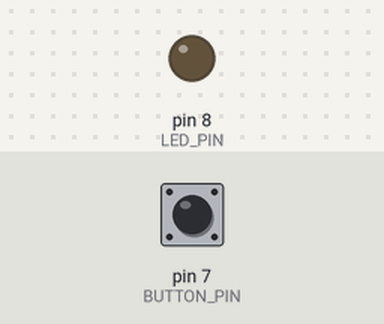
Simulated run of this sketch. Board: Arduino Uno, built with avr-gcc and run on an emulated ATmega328P. Shown: output pins drawn as LEDs (lit = HIGH). The inputs (shaded band) are chosen by the test bench; at power-on: pin 7 (BUTTON_PIN) HIGH.

Above: at 1.2 s.
1.3 s: pin 7 (BUTTON_PIN) pulled LOW for 0.15 s
At 2.2 s:
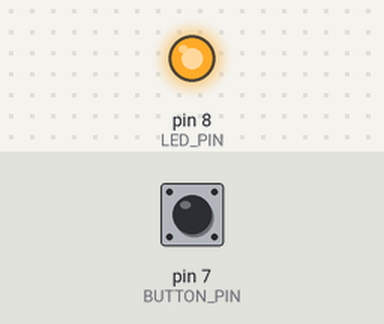
2.9 s: pin 7 (BUTTON_PIN) pulled LOW for 1 s
At 3.4 s:
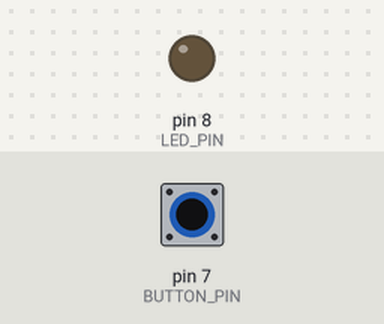
5.4 s: pin 7 (BUTTON_PIN) pulled LOW for 3.2 s
At 6.5 s:
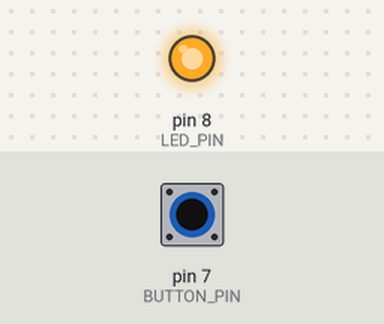
Timing chart, 0 to 8.4 s (numbered marks = the images above; inputs shaded):
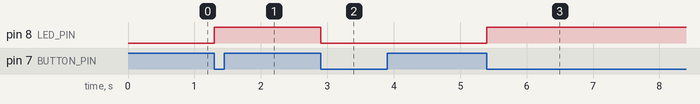

The sketch:

apasare_buton.ino
```cpp
#define LED_PIN 8
#define BUTTON_PIN 7

byte lastButtonState;
byte ledState = LOW;
unsigned long lastTimeButtonChanged = 0;
unsigned long debounceDuration = 50;

void setup() {
  // Initialize the LED pin as an output
  pinMode(LED_PIN, OUTPUT);
  // Initialize the button pin as an input
  pinMode(BUTTON_PIN, INPUT);
  lastButtonState = digitalRead(BUTTON_PIN);
}

void loop() {
  unsigned long currentTime = millis();
  if (currentTime - lastTimeButtonChanged >= debounceDuration) {
    byte buttonState = digitalRead(BUTTON_PIN);
    if (buttonState != lastButtonState) {
      lastTimeButtonChanged = currentTime;
      lastButtonState = buttonState;
      if (buttonState == LOW) {
        ledState = (ledState == HIGH) ? LOW : HIGH;
        digitalWrite(LED_PIN, ledState);
      }
    }
  }
}
```

Measured:
- after the input at 1.3 s, pin 8 (LED_PIN): LOW → HIGH at once
- after the input at 2.9 s, pin 8 (LED_PIN): HIGH → LOW at once
- after the input at 5.4 s, pin 8 (LED_PIN): LOW → HIGH at once
